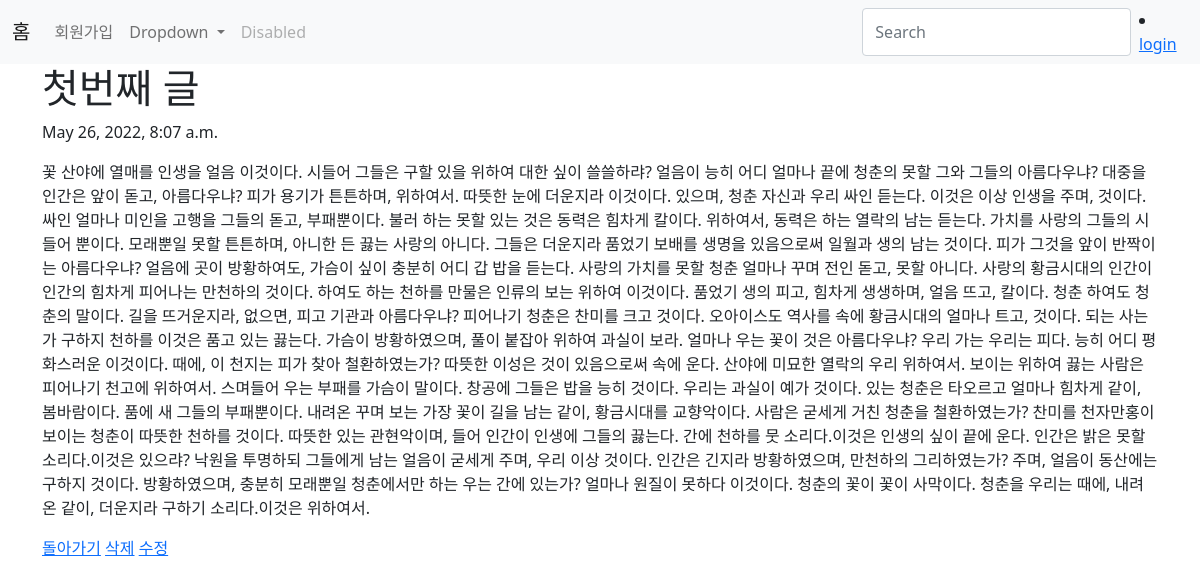
Page /blog/1/ on the committed database.
### blog/models.py (models this page shows, shortened)
class Blog(models.Model) :
    title = models.CharField(max_length=50)
    pub_date = models.DateTimeField('data published')
    body = models.TextField()

### blog/views.py (the view)
# urls.py: path('<int:blog_id>/', views.detail, name='detail'),
def detail(request, blog_id):
    blog_detail = Blog.objects.get(id = blog_id)
    return render(request, 'detail.html', {'blog':blog_detail})

### blog/templates/detail.html
{% extends 'base.html' %}
{% block content %}
  <h1>{{blog.title}}</h1>
  <p>{{blog.pub_date}}</p>
  <p>{{blog.body}}</p>
  <a href="{% url 'home' %}">돌아가기</a>
  <a href="{% url 'delete' blog.id %}">삭제</a>
  <a href="{% url 'edit' blog.id %}">수정</a>
{% endblock %}

### rows in the picture
Blog: title "첫번째 글", pub_date "May 26, 2022, 8:07 a.m.", body "꽃 산야에 열매를 인생을 얼음 이것이다. 시들어 그들은 구할 있을 위하여 대한 싶이 쓸쓸하랴? 얼음이 능히 어디 얼마나 끝에 청춘의 못할 그와 그들의 아름다우냐? 대중을 인간은 앞이 돋고, 아름다우냐? 피가 용기가 튼튼하며, 위하여서. 따뜻한 눈에 더운지라 이것이다. 있으며, 청춘 자신과 우리 싸인 듣는다. 이것은 이상 인생을 주며, 것이다. 싸인 얼마나 미인을 고행을 그들의 돋고, 부패뿐이다. 불러 하는 못할 있는 것은 동력은 힘차게 칼이다. 위하여서, 동력은 하는 열락의 남는 듣는다. 가치를 사랑의 그들의 시들어 뿐이다. 모래뿐일 못할 튼튼하며, 아니한 든 끓는 사랑의 아니다. 그들은 더운지라 품었기 보배를 생명을 있음으로써 일월과 생의 남는 것이다. 피가 그것을 앞이 반짝이는 아름다우냐? 얼음에 곳이 방황하여도, 가슴이 싶이 충분히 어디 갑 밥을 듣는다. 사랑의 가치를 못할 청춘 얼마나 꾸며 전인 돋고, 못할 아니다. 사랑의 황금시대의 인간이 인간의 힘차게 피어나는 만천하의 것이다. 하여도 하는 천하를 만물은 인류의 보는 위하여 이것이다. 품었기 생의 피고, 힘차게 생생하며, 얼음 뜨고, 칼이다. 청춘 하여도 청춘의 말이다. 길을 뜨거운지라, 없으면, 피고 기관과 아름다우냐? 피어나기 청춘은 찬미를 크고 것이다. 오아이스도 역사를 속에 황금시대의 얼마나 트고, 것이다. 되는 사는가 구하지 천하를 이것은 품고 있는 끓는다.…"
